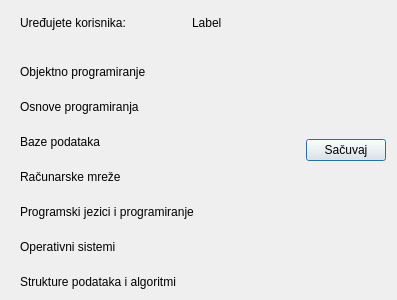
<?xml version="1.0" encoding="UTF-8"?>
<ui version="4.0">
 <class>userpredmet</class>
 <widget class="QDialog" name="userpredmet">
  <property name="geometry">
   <rect>
    <x>0</x>
    <y>0</y>
    <width>397</width>
    <height>300</height>
   </rect>
  </property>
  <property name="windowTitle">
   <string>Uredi korisnika</string>
  </property>
  <property name="windowIcon">
   <iconset>
    <normaloff>../ipi.jpg</normaloff>../ipi.jpg</iconset>
  </property>
  <widget class="QWidget" name="layoutWidget">
   <property name="geometry">
    <rect>
     <x>20</x>
     <y>12</y>
     <width>366</width>
     <height>277</height>
    </rect>
   </property>
   <layout class="QHBoxLayout" name="horizontalLayout_2">
    <property name="spacing">
     <number>51</number>
    </property>
    <item>
     <layout class="QVBoxLayout" name="verticalLayout">
      <property name="spacing">
       <number>31</number>
      </property>
      <item>
       <layout class="QHBoxLayout" name="horizontalLayout" stretch="0,0">
        <property name="spacing">
         <number>62</number>
        </property>
        <item>
         <widget class="QLabel" name="lbl_userinfo">
          <property name="text">
           <string>Uređujete korisnika: </string>
          </property>
         </widget>
        </item>
        <item>
         <widget class="QLabel" name="lbl_username">
          <property name="text">
           <string>Label</string>
          </property>
         </widget>
        </item>
       </layout>
      </item>
      <item>
       <layout class="QFormLayout" name="formLayout">
        <property name="horizontalSpacing">
         <number>62</number>
        </property>
        <property name="verticalSpacing">
         <number>20</number>
        </property>
        <item row="0" column="0">
         <widget class="QLabel" name="lbl_predmet1">
          <property name="text">
           <string>Objektno programiranje</string>
          </property>
         </widget>
        </item>
        <item row="0" column="1">
         <widget class="QCheckBox" name="chck1">
          <property name="text">
           <string/>
          </property>
         </widget>
        </item>
        <item row="1" column="0">
         <widget class="QLabel" name="lbl_predmet2">
          <property name="text">
           <string>Osnove programiranja</string>
          </property>
         </widget>
        </item>
        <item row="1" column="1">
         <widget class="QCheckBox" name="chck2">
          <property name="text">
           <string/>
          </property>
         </widget>
        </item>
        <item row="2" column="0">
         <widget class="QLabel" name="lbl_predmet3">
          <property name="text">
           <string>Baze podataka</string>
          </property>
         </widget>
        </item>
        <item row="2" column="1">
         <widget class="QCheckBox" name="chck3">
          <property name="text">
           <string/>
          </property>
         </widget>
        </item>
        <item row="3" column="0">
         <widget class="QLabel" name="lbl_predmet4">
          <property name="text">
           <string>Računarske mreže</string>
          </property>
         </widget>
        </item>
        <item row="3" column="1">
         <widget class="QCheckBox" name="chck4">
          <property name="text">
           <string/>
          </property>
         </widget>
        </item>
        <item row="4" column="0">
         <widget class="QLabel" name="lbl_predmet5">
          <property name="text">
           <string>Programski jezici i programiranje</string>
          </property>
         </widget>
        </item>
        <item row="4" column="1">
         <widget class="QCheckBox" name="chck5">
          <property name="text">
           <string/>
          </property>
         </widget>
        </item>
        <item row="5" column="0">
         <widget class="QLabel" name="lbl_predmet6">
          <property name="text">
           <string>Operativni sistemi</string>
          </property>
         </widget>
        </item>
        <item row="5" column="1">
         <widget class="QCheckBox" name="chck6">
          <property name="text">
           <string/>
          </property>
         </widget>
        </item>
        <item row="6" column="0">
         <widget class="QLabel" name="lbl_predmet7">
          <property name="text">
           <string>Strukture podataka i algoritmi</string>
          </property>
         </widget>
        </item>
        <item row="6" column="1">
         <widget class="QCheckBox" name="chck7">
          <property name="text">
           <string/>
          </property>
         </widget>
        </item>
       </layout>
      </item>
     </layout>
    </item>
    <item>
     <widget class="QPushButton" name="btn_save">
      <property name="text">
       <string>Sačuvaj</string>
      </property>
     </widget>
    </item>
   </layout>
  </widget>
 </widget>
 <resources/>
 <connections/>
</ui>
